Frame 1 (no input): blank canvas, image omitted
Frame 60 (the mouse pressed at the canvas centre just before this capture): blank canvas, image omitted
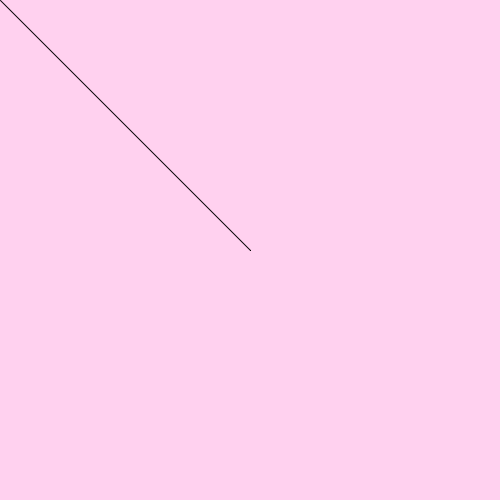
Frame 120 (the mouse held since frame 60 and released just before this capture)

The Processing sketch whose frames 1 and 60 were blank and that drew this single picture after the mouse press (run headless with seeded random() and noise(); from frame 60 on, the mouse is pressed at the canvas centre):

// Processing sketch: week01_5
// ── week01_5.pde
void setup(){
  size(500,500);
  background(#FFD1EF);
  stroke(#030303);
}
void draw(){
  if(mousePressed){
    line(mouseX,mouseY,pmouseX,pmouseY);
  }
}
void keyPressed(){
  if(key=='1') stroke(#C1EFFF);
  if(key=='2') stroke(#ADFCDB);
  if(key=='3') stroke(#D9ADFC);
}
